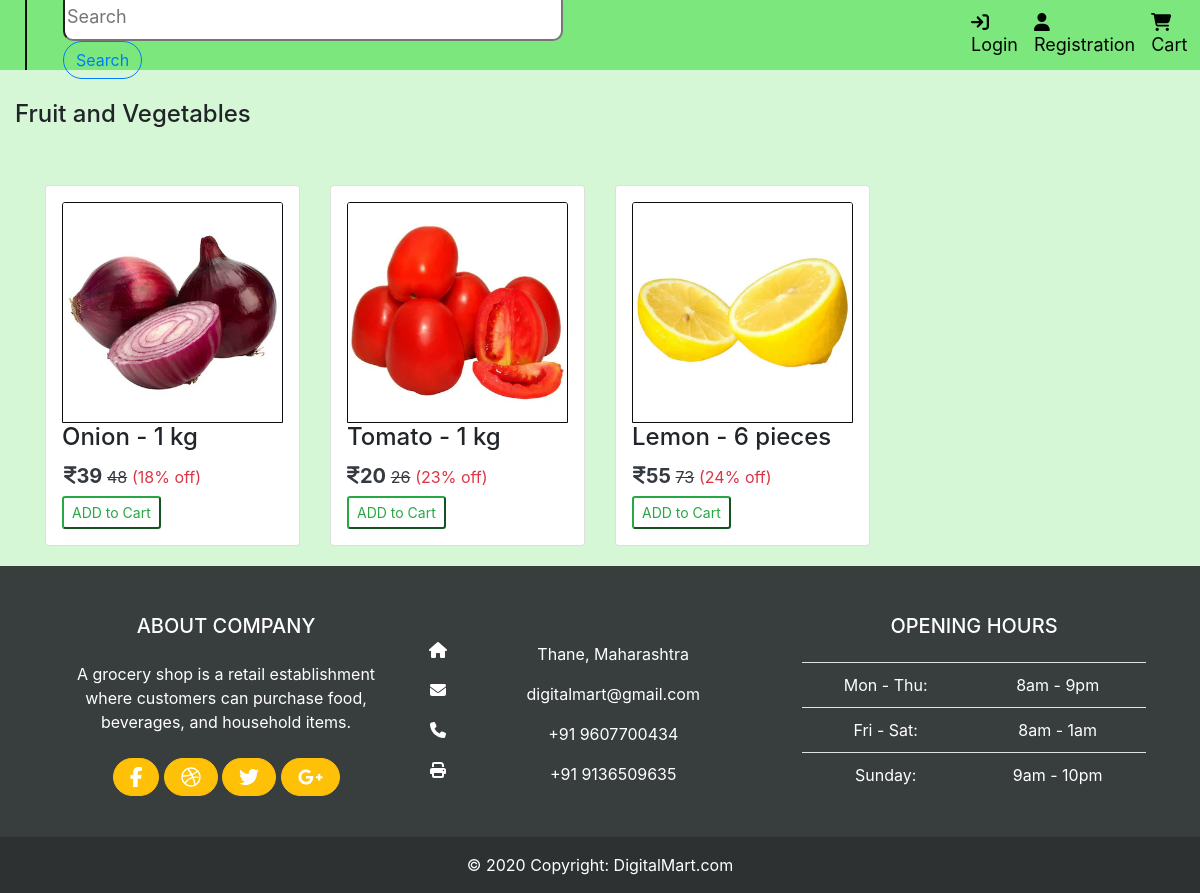
Page /vegetable/ on the committed database.
### GroceryApp/models.py (models this page shows, shortened)
class Grocery(models.Model):
    CATEGORY_CHOICES = [
        ('VEGETABLES', 'vegetables'),
        ('FRUITS', 'fruits'),
        ('PHARMACY', 'pharmacy'),
        ('PETFOOD','petfood'),
        ('JUICES','juices'),
        ('SPROUTS','sprouts'),
        ('MILKS','milks'),
        ('BREADS','breads')
    ]
    name = models.CharField(max_length=100)
    category = models.CharField(max_length=20, choices=CATEGORY_CHOICES)
    unit = models.CharField(max_length=50,default='1-kg')
    storage_tips = models.CharField(max_length=300)
    nutrient_benefits = models.TextField()
    description = models.TextField()
    disclaimer = models.TextField()
    selling_price = models.IntegerField()
    discounted_price = models.IntegerField()
    discounted_percentage = models.IntegerField(default=1)
    grocery_image =models.ImageField(upload_to='grocery_images')

### GroceryApp/views.py (the view)
# urls.py: path('vegetable/',views.VegetablesView.as_view(),name='vegetable'),
class VegetablesView(View):
    def get(self,request):
        vegetable = Grocery.objects.filter(category='VEGETABLES')
        return render(request,'cart/vegetable_cart.html',{'vegetable':vegetable})

### GroceryApp/templates/cart/vegetable_cart.html (shortened to what this page needs)
{% extends "app/base.html" %}
{% block content %}
<h4 id="scrollspyHeading1" style="padding-top: 100px; padding-left:15px">Fruit and Vegetables</h4>
<div class="container">
  <div class="row ">
        {% for vg in vegetable %}
                <div class="col-sm-3">
                    <div class="card">
                        <a href="{% url "groceryinfo" vg.id %}"><img class="card-img-top img-fluid" src="{{vg.grocery_image.url}}" alt="Card image cap"></a>
                        <div class="card-block">
                            <h4 class="card-title">{{vg.name}} - {{vg.unit}}</h4>
                            <div class="text-center">
                                <h5 class="font-weight-bold text-dark " style="padding-right: 80px;" ><i class="fa-solid fa-indian-rupee-sign"></i>{{vg.discounted_price}} <small class="fw-light rupee"> <del>{{vg.selling_price}}</del></small> <small class="text-danger">({{vg.discounted_percentage}}% off)</small></h5>
                            </div>
                            <a href="{% url "addcart" vg.id %}"><input type="submit" value="ADD to Cart" class="btn-sm btn-outline-success"></a>
                        </div>
                    </div>
                </div>
        {% endfor %}
    </div>
</div>
{% endblock content %}

### GroceryApp/templates/app/base.html (shortened to what this page needs)
<!DOCTYPE html>
{% load static %}
<html lang="en">
<head>
    <link rel="stylesheet" href="{% static "app/css/all.min.css" %}">
    <link rel="stylesheet" href="{% static "app/css/bootstrap.min.css" %}">
    <link rel="stylesheet" href="{% static "app/css/main.css" %}">
</head>
<body>
    {% include "app/navbar.html" %}
    {% block content %}{% endblock content %}
    {% include "app/footer.html" %}
    </body>
</html>

### GroceryApp/templates/app/navbar.html (shortened to what this page needs)
{% load static %}
<nav class="navbar navbar-expand-lg fixed-top">
  <a class="navbar-brand custom-navbar-brand" href="{% url "home" %}"><img src="{% static "app/images/logo1.svg" %}" alt=""></a>
  <div class="collapse navbar-collapse" id="navbarsExample05">
    <div class="form-horizontal">
      <input name="search" id="search" placeholder="Search" style="width: 500px; height:50px;  border-radius: 10px;"/>
      <button class="btn btn-outline-primary">Search</button>
    </div>
  </div>
  <div>
    <ul class="navbar-nav mr-auto register">
      {% if request.user.is_authenticated %}
        <li class="nav-item">
          <a class="nav-link" href="{% url "profile" %}"><div class="logo">Welcome {{user.first_name}}</div></a>
        </li>
        <li class="nav-item">
          <a class="nav-link" href="{% url "logout" %}"><i class="fa fa-sign-out" aria-hidden="true"></i><div class="logo">Logout</div></a>
        </li>
      {% else %}
        <li class="nav-item">
          <a class="nav-link" href="{% url "login" %}"><i class="fa fa-sign-in" aria-hidden="true"></i><div class="logo" >Login</div></a>
        </li>
        <li class="nav-item">
          <a class="nav-link" href="{% url "registration" %}"><i class="fa fa-user" aria-hidden="true"></i><div class="logo" >Registration</div></a>
        </li>
      {% endif %}
      <li class="nav-item">
        <a class="nav-link " href="{% url "showcart" %}">
          <i class="fa fa-shopping-cart" aria-hidden="true"></i><div class="logo">Cart</div>
        </a>
      </li>
    </ul>
  </div>
</nav>

### GroceryApp/templates/app/footer.html (shortened to what this page needs)
<div  style="margin-bottom: 0; height:80px; padding-top:20px">
  <footer class="text-white text-center text-lg-start" style="background-color: #23242ae0;  ">
    <div class="container p-4">
      <div class="row mt-4 ">
        <div class="col-lg-4 col-md-12 mb-4 mb-md-0" >
          <h5 class="text-uppercase mb-4">About company</h5>
          <p>
            A grocery shop is a retail establishment where customers can purchase food, beverages, and household items.
          </p>
          <div class="mt-4">
            <a type="button" class="btn btn-floating btn-warning btn-lg"><i class="fab fa-facebook-f"></i></a>
            <a type="button" class="btn btn-floating btn-warning btn-lg"><i class="fab fa-dribbble"></i></a>
            <a type="button" class="btn btn-floating btn-warning btn-lg"><i class="fab fa-twitter"></i></a>
            <a type="button" class="btn btn-floating btn-warning btn-lg"><i class="fab fa-google-plus-g"></i></a>
          </div>
        </div>
        <div class="col-lg-4 col-md-6 mb-4 mb-md-0">
          <h5 class="text-uppercase mb-4 pb-1"></h5>
          <ul class="fa-ul" style="margin-left: 1.65em;">
            <li class="mb-3">
              <span class="fa-li"><i class="fas fa-home"></i></span><span class="ms-2">Thane, Maharashtra</span>
            </li>
            <li class="mb-3">
              <span class="fa-li"><i class="fas fa-envelope"></i></span><span class="ms-2">digitalmart@gmail.com</span>
            </li>
            <li class="mb-3">
              <span class="fa-li"><i class="fas fa-phone"></i></span><span class="ms-2">+91 9607700434</span>
            </li>
            <li class="mb-3">
              <span class="fa-li"><i class="fas fa-print"></i></span><span class="ms-2">+91 9136509635</span>
            </li>
          </ul>
        </div>
        <div class="col-lg-4 col-md-6 mb-4 mb-md-0">
          <h5 class="text-uppercase mb-4">Opening hours</h5>
          <table class="table text-center text-white">
            <tbody class="font-weight-normal">
              <tr>
                <td>Mon - Thu:</td>
                <td>8am - 9pm</td>
              </tr>
              <tr>
                <td>Fri - Sat:</td>
                <td>8am - 1am</td>
              </tr>
              <tr>
                <td>Sunday:</td>
                <td>9am - 10pm</td>
              </tr>
            </tbody>
          </table>
        </div>
      </div>
    </div>
    <div class="text-center p-3" style="background-color: rgba(0, 0, 0, 0.2);">
      © 2020 Copyright:
      <a class="text-white" href="{% url "home" %}">DigitalMart.com</a>
    </div>
  </footer>
</div>

### GroceryApp/static/app/css/main.css (style rules this page uses)
body { width: 100%; height: 100%; min-height: 100%; background: rgba(124, 231, 124, 0.314); }
.navbar { background-color: rgb(124, 231, 124); color: black; font-size: large; gap : 20px; padding-left: 25px; height: 70px; }
.custom-navbar-brand { background: linear-gradient(to right, #070706, #000000); -webkit-background-clip: text; -webkit-text-fill-color: transparent; height: 80px; }
.collapse { gap : 10px; padding-right: 380px; }
.register { padding-right: 20px; }
.btn { border-radius: 20px; }
.item, img { height: 100% !important; width: 100% !important; border: 1px solid rgb(14, 13, 13); }
.nav-link { color: rgb(0, 7, 0); padding-right: 30px; }

### GroceryApp/templates/cart/vegetable_cart.html (style rules this page uses)
#scrollspyHeading1 { padding-bottom: 3rem; }
.card { padding: 1rem; }

### rows in the picture
Grocery: grocery_image (picture), name "Onion", unit "1 kg", discounted_price "39", selling_price "48", discounted_percentage "18"
Grocery: grocery_image (picture), name "Tomato", unit "1 kg", discounted_price "20", selling_price "26", discounted_percentage "23"
Grocery: grocery_image (picture), name "Lemon", unit "6 pieces", discounted_price "55", selling_price "73", discounted_percentage "24"
